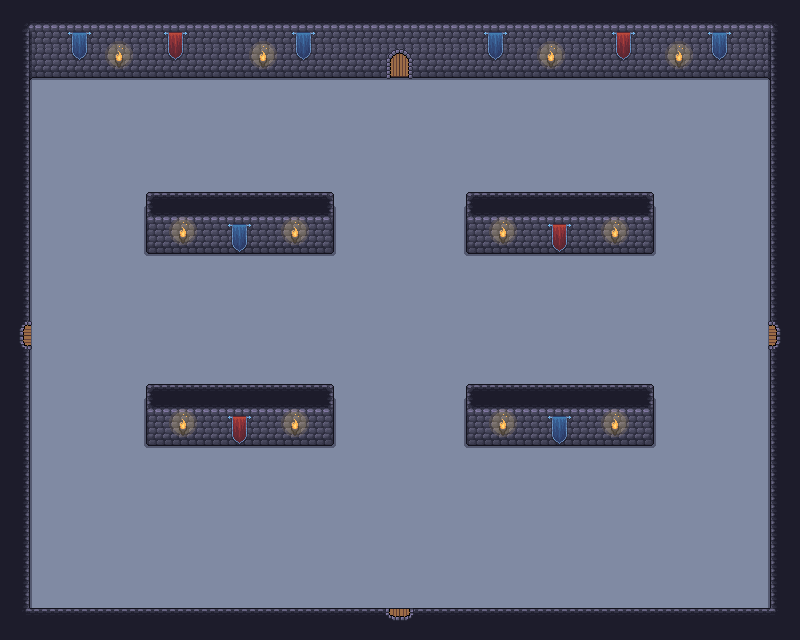

This is a level from a 2D game, rendered from its Tiled map with the project's own tilesets. A one-line summary and the map file follow, with tile-layer data summarised:
An orthogonal 50x40 tile map with 16x16 px tiles, 4 tile layers (Suelos, Paredes, Decoraciones Paredes, Puertas), 10 tilesets and 33 objects.

<map version="1.10" tiledversion="1.11.2" orientation="orthogonal" renderorder="right-down" width="50" height="40" tilewidth="16" tileheight="16" infinite="0" nextlayerid="9" nextobjectid="34">
 <tileset firstgid="1" source="../tilesets/Paredes2.tsx" />
 <tileset firstgid="494" source="../tilesets/puertas.tsx" />
 <tileset firstgid="498" source="../tilesets/player.tsx" />
 <tileset firstgid="499" source="../tilesets/Other_objects.tsx" />
 <tileset firstgid="683" source="../tilesets/Fuegos.tsx" />
 <tileset firstgid="881" source="../tilesets/amongus.tsx" />
 <tileset firstgid="882" source="../tilesets/goomba.tsx" />
 <tileset firstgid="883" source="../tilesets/skeleton.tsx" />
 <tileset firstgid="885" source="../tilesets/azeris.tsx" />
 <tileset firstgid="886" source="../tilesets/corazon.tsx" />
 <group id="4" name="Room">
  <layer id="1" name="Suelos" width="50" height="40">
   <data>[2000 cells, 2000 non-empty, 1 distinct tile ids]</data>
  </layer>
  <layer id="2" name="Paredes" width="50" height="40">
   <data>[2000 cells, 674 non-empty, 27 distinct tile ids]</data>
  </layer>
  <layer id="8" name="Decoraciones Paredes" width="50" height="40">
   <data>[2000 cells, 148 non-empty, 17 distinct tile ids]</data>
  </layer>
  <layer id="3" name="Puertas" width="50" height="40">
   <data>[2000 cells, 4 non-empty, 4 distinct tile ids]</data>
  </layer>
  <objectgroup id="5" name="Player">
   <object id="1" gid="498" x="692.884" y="368.842" width="64" height="64" />
   <object id="2" gid="498" x="364.126" y="142.484" width="64" height="64" />
   <object id="3" gid="498" x="44.8" y="360.758" width="64" height="64" />
   <object id="4" gid="498" x="366.821" y="601.937" width="64" height="64" />
  </objectgroup>
  <objectgroup id="6" name="Entities">
   <object id="5" gid="881" x="356.874" y="292.558" width="30" height="30" />
   <object id="6" gid="881" x="408.074" y="350.495" width="30" height="30" />
   <object id="7" gid="882" x="207.579" y="149.474" width="16" height="16" />
   <object id="8" gid="882" x="102.484" y="153.516" width="16" height="16" />
   <object id="9" gid="882" x="98.4421" y="228.968" width="16" height="16" />
   <object id="10" gid="882" x="588.884" y="140.042" width="16" height="16" />
   <object id="11" gid="882" x="707.453" y="144.084" width="16" height="16" />
   <object id="12" gid="882" x="700.716" y="216.842" width="16" height="16" />
   <object id="13" gid="882" x="708.8" y="479.579" width="16" height="16" />
   <object id="14" gid="882" x="696.674" y="546.947" width="16" height="16" />
   <object id="15" gid="882" x="557.895" y="545.6" width="16" height="16" />
   <object id="16" gid="882" x="219.705" y="546.947" width="16" height="16" />
   <object id="17" gid="882" x="70.1474" y="545.6" width="16" height="16" />
   <object id="18" gid="882" x="78.2316" y="460.716" width="16" height="16" />
   <object id="19" gid="884" x="648.253" y="510.484" width="32" height="32" />
   <object id="20" gid="884" x="601.095" y="571.116" width="32" height="32" />
   <object id="21" gid="884" x="669.811" y="195.2" width="32" height="32" />
   <object id="22" gid="884" x="634.779" y="153.432" width="32" height="32" />
   <object id="23" gid="884" x="140.295" y="148.042" width="32" height="32" />
   <object id="24" gid="884" x="60.8" y="203.284" width="32" height="32" />
   <object id="25" gid="884" x="79.6632" y="511.832" width="32" height="32" />
   <object id="26" gid="884" x="153.768" y="554.947" width="32" height="32" />
  </objectgroup>
  <objectgroup id="7" name="Utils">
   <object id="27" gid="885" x="375.347" y="339.758" width="21" height="21" />
   <object id="28" gid="886" x="558.242" y="332.368" width="18" height="18" />
   <object id="29" gid="886" x="218.705" y="329.674" width="18" height="18" />
   <object id="30" gid="886" x="280.684" y="141.042" width="18" height="18" />
   <object id="31" gid="886" x="532.642" y="139.695" width="18" height="18" />
   <object id="32" gid="886" x="497.611" y="554.684" width="18" height="18" />
   <object id="33" gid="886" x="288.768" y="574.895" width="18" height="18" />
  </objectgroup>
 </group>
</map>
